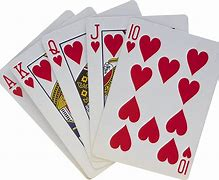
#> input picture OpenCV/BasicsOfOpenCV/cards.jpeg, 219 x 180 px, given in place of the camera
$ python VirtualPaint.py
#> lines starting #> are read from the running program, lines starting #| are printed output that depends on the picture; after the words box and inside, x2 and y2 are one past the last pixel; in counts of white or black regions, pixels touching at a corner belong together
#> further down, img is the input picture: shape (180, 219, 3); mean B, G, R 192.2, 188.2, 208.9
import cv2
import numpy as np

frameWidth = 640
frameHeight = 480

cap = cv2.VideoCapture(0)
cap.set(3, frameWidth)
cap.set(4, frameHeight)
cap.set(10, 150)


myColors=[[5,107,0,40,255,255],
            [133,56,0,159,156,255],
            [57,76,0,100,255,255],
            [90,48,0,118,255,255]]


myColorValues=[[51,153,255],
                [255,0,255],
                [0,255,0],
                [255,0,0]]

mypoints=[]

def drawOnCanvas(mypoints,myColorValues):
    for point in mypoints:
        cv2.circle(imgResult,(point[0],point[1]),10,myColorValues[point[2]],cv2.FILLED)


def findColor(img,myColors,myColorValues):
    imgHSV = cv2.cvtColor(img, cv2.COLOR_BGR2HSV)
#> imgHSV: shape (180, 219, 3); mean H, S, V 79, 40.9, 211.1
    count=0
    newPoints=[]
    for color in myColors:
        lower=np.array(color[0:3])
        upper=np.array(color[3:6])
        mask=cv2.inRange(imgHSV,lower,upper)
        x,y=getContours(mask)
        # cv2.circle(imgResult,(x,y),10,myColorValues[count],cv2.FILLED)
        if x!=0 and y!=0:
            newPoints.append([x,y,count])
        count+=1
#> this loop made 4 passes
#> (contours in getContours, x, y) on passes 2 to 4: (16 contours, all with area under 20, 120, 30), (13 contours, all with area under 20, 85, 33), (22 contours, all with area under 20, 103, 30)
#> (x, y) on pass 1: (45, 53)
#> pass 1, in findColor, `mask=cv2.inRange(imgHSV,lower,upper)`:
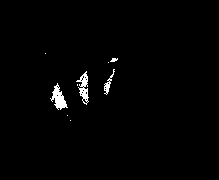
#> mask: shape (180, 219); 1.3% white; 9 white regions (5 under 20 px), largest, box (x1, y1, x2, y2) and area: (50, 83, 68, 110) 217, (76, 71, 89, 105) 188, (104, 69, 115, 95) 79, (110, 58, 118, 62) 22
#> pass 2, in findColor, `mask=cv2.inRange(imgHSV,lower,upper)`:
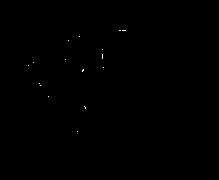
#> mask: shape (180, 219); 0.07% white in thin lines or dots, all inside (x1, y1, x2, y2) = (28, 30, 126, 132)
#> after the loop:
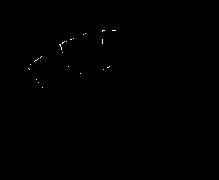
#> mask: shape (180, 219); 0.13% white in thin lines or dots, all inside (x1, y1, x2, y2) = (28, 30, 116, 88)
#> after the loop, count = 4; newPoints = [[45, 53, 0], [120, 30, 1], [85, 33, 2], [103, 30, 3]]
    return newPoints


def getContours(img):

    contours,hiearchy=cv2.findContours(img,cv2.RETR_EXTERNAL,cv2.CHAIN_APPROX_NONE)
    x,y,w,h=0,0,0,0
    for cnt in contours:
        area=cv2.contourArea(cnt)

        if (area<500):
            # cv2.drawContours(imgResult,cnt,-1,(255,0,0),3)
            peri=cv2.arcLength(cnt,True)
            approx=cv2.approxPolyDP(cnt,0.02*peri,True)
            x,y,w,h=cv2.boundingRect(approx)
    return x+w//2,y


while True:
    success, img = cap.read()
    imgResult=img.copy()
    newPoints=findColor(img,myColors,myColorValues)
    if(len(newPoints)!=0):
        for newP in newPoints:
            mypoints.append(newP)
#> this loop made 4 passes
#> after the loop, mypoints has the same summary as newPoints in findColor
    if(len(mypoints)!=0):
        drawOnCanvas(mypoints,myColorValues)
#> the loop in drawOnCanvas, `for point in mypoints:` made 4 passes
#> after the loop in drawOnCanvas, `for point in mypoints:`:
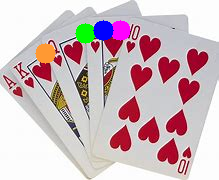
#> imgResult: shape (180, 219, 3); 3.15% of pixels changed, all inside (x1, y1, x2, y2) = (35, 20, 131, 64)

    cv2.imshow("Result", imgResult)
    if cv2.waitKey(1) & 0xFF == ord('q'):
#> (key q is pressed here)
        break

$ run again, on OpenCV/BasicsOfOpenCV/shapes.jpg
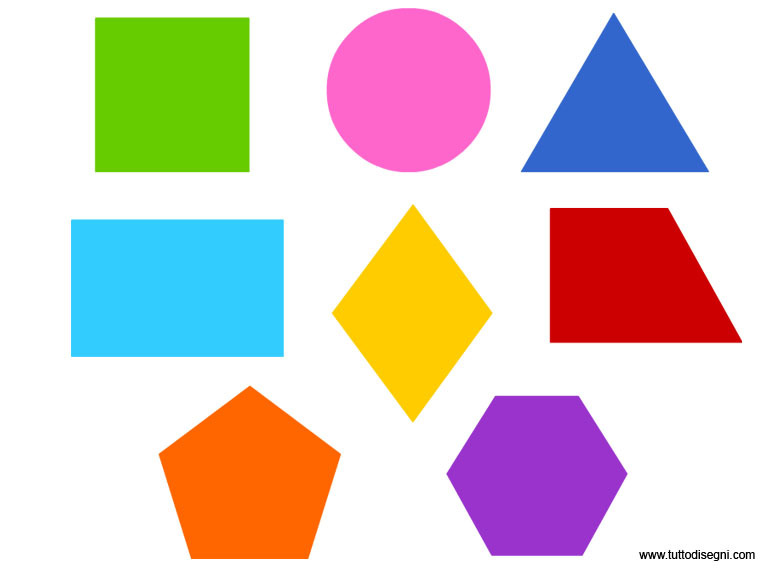
#> input picture OpenCV/BasicsOfOpenCV/shapes.jpg, 765 x 574 px, given in place of the camera
#> img is the input picture: shape (574, 765, 3); mean B, G, R 198.8, 204, 218.1
#> imgHSV: shape (574, 765, 3); mean H, S, V 32.7, 86.2, 245.1
#> the loop in findColor, `for color in myColors:` made 4 passes
#> (hiearchy in getContours, x, y) on passes 1, 3, 4: ([[1, -1, -1, -1], [2, 0, -1, -1], [-1, 1, -1, -1]], 708, 280), ([[-1, -1, -1, -1]], 0, 0), ([[1, -1, -1, -1], [-1, 0, -1, -1]], 0, 0)
#> pass 1, in findColor, `mask=cv2.inRange(imgHSV,lower,upper)`:
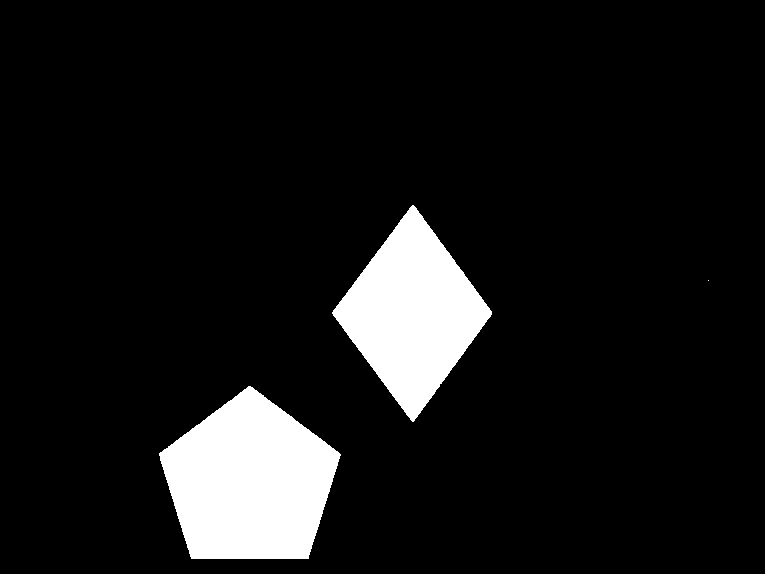
#> mask: shape (574, 765); 9% white; 3 white regions (1 under 20 px), largest, box (x1, y1, x2, y2) and area: (159, 386, 341, 559) 22009, (332, 205, 492, 422) 17689
#> after the loop in findColor, `for color in myColors:`: count = 4; newPoints = [[708, 280, 0], [408, 8, 1]]
#> the loop `for newP in newPoints:` made 2 passes
#> the loop in drawOnCanvas, `for point in mypoints:` made 2 passes
#> after the loop in drawOnCanvas, `for point in mypoints:`:
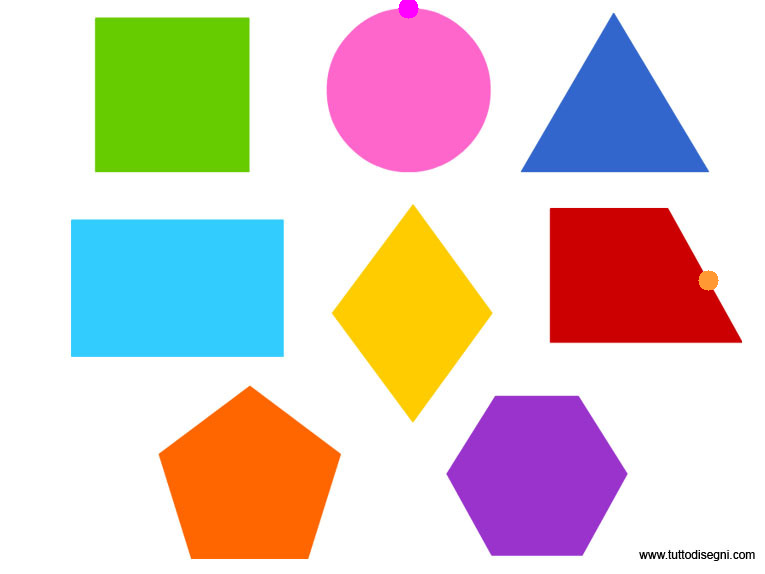
#> imgResult: shape (574, 765, 3); 0.14% of pixels changed, all inside (x1, y1, x2, y2) = (398, 0, 719, 291)
